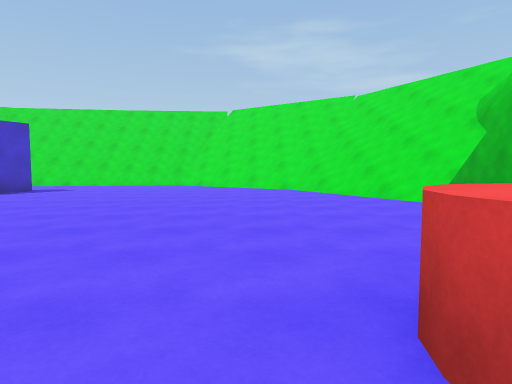
[1] (above)

24 first-person views from a walk through a Unity game level. The camera is 1.3 m above the floor, tilts 4° down and sees 75° across. The floor is counted in squares, 2 m on a side. Each view is taken from the middle of a square. On the plan, view 1 faces up. The plan holds only what a view shows up to about 10 squares ahead; the rest is blank. The place goes on beyond the plan. The player is left out.

[2]
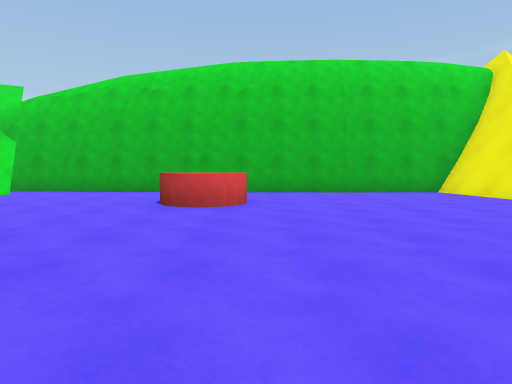

[3]
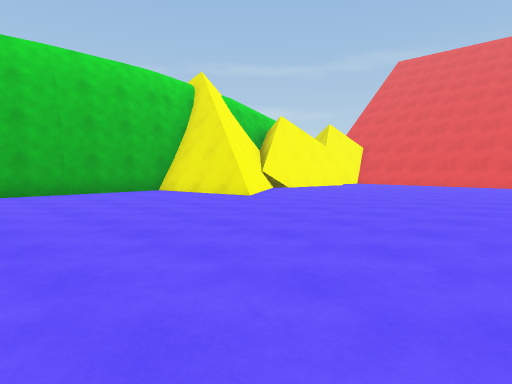

[4]
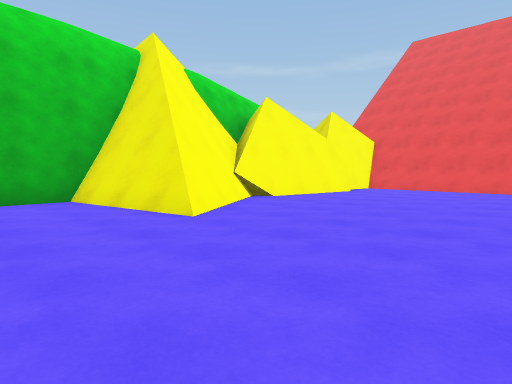

[5]
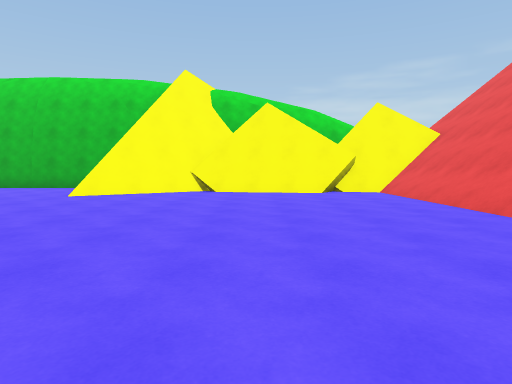

[6]
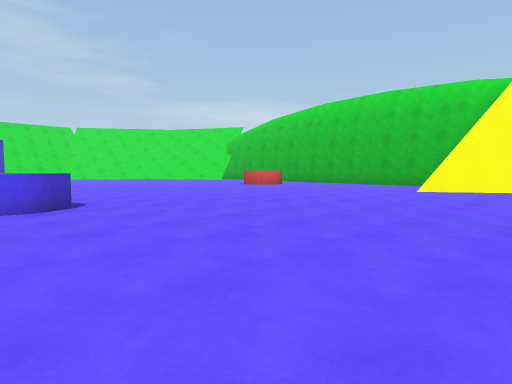

[7]
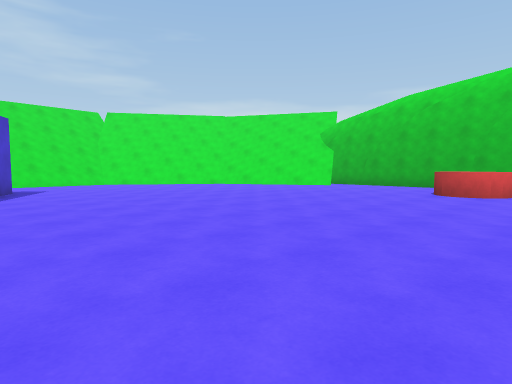

[8]
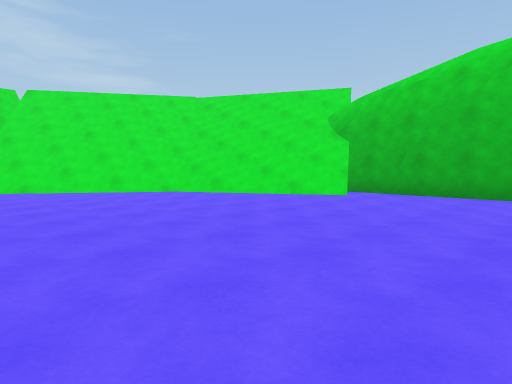

[9]
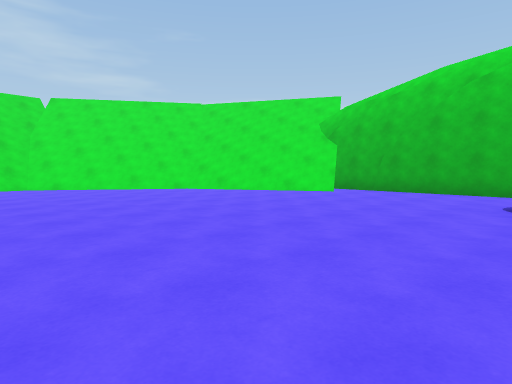

[10]
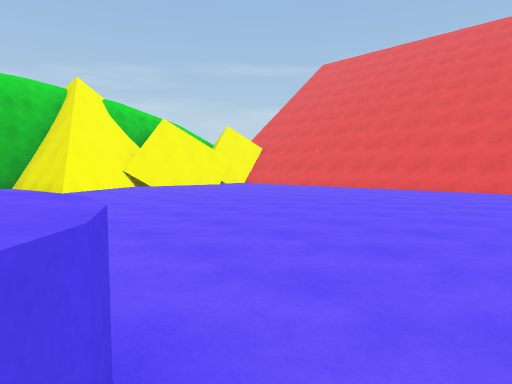

[11]
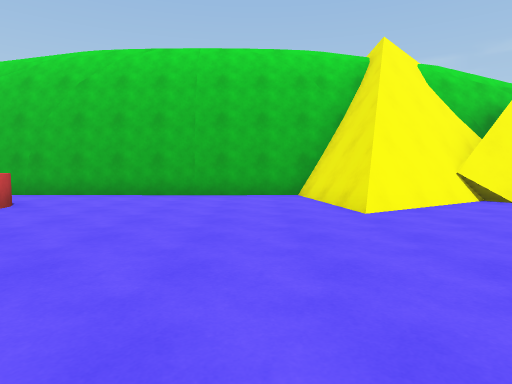

[12]
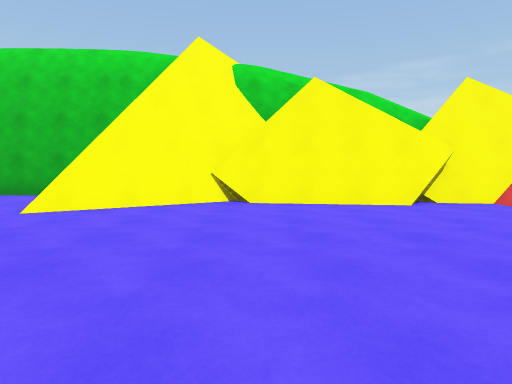

[13]
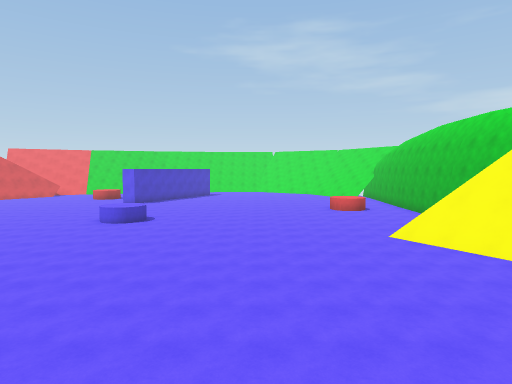

[14]
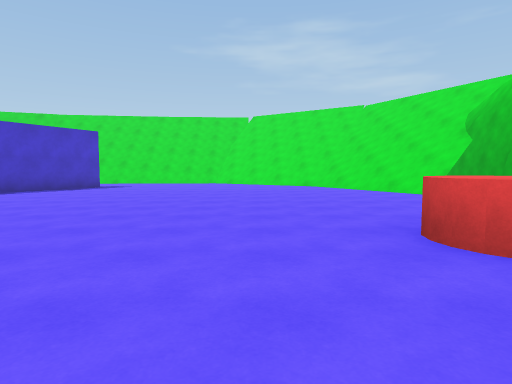

[15]
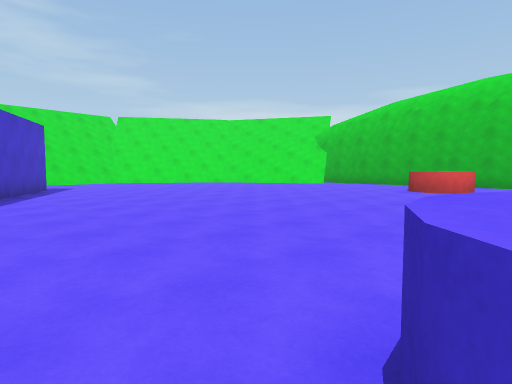

[16]
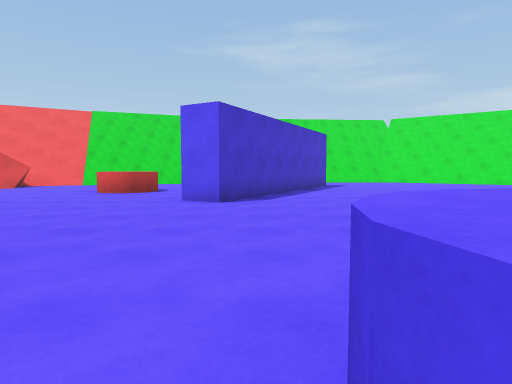

[17]
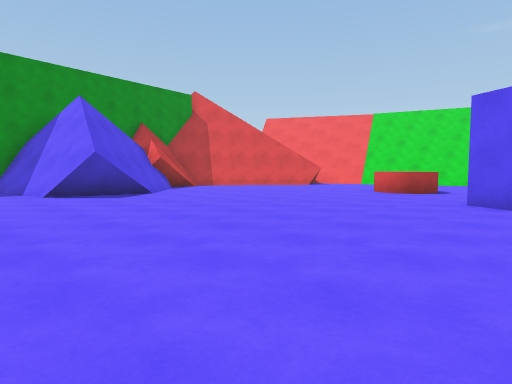

[18]
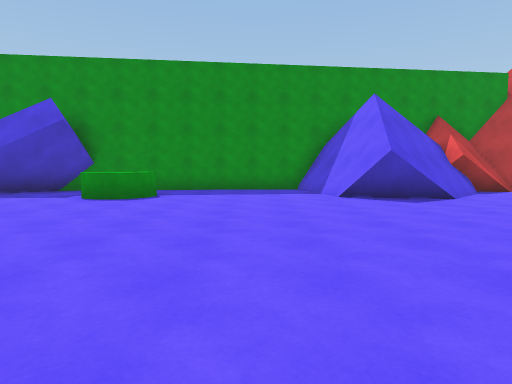

[19]
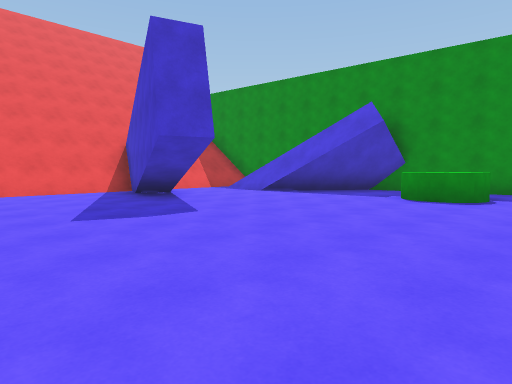

[20]
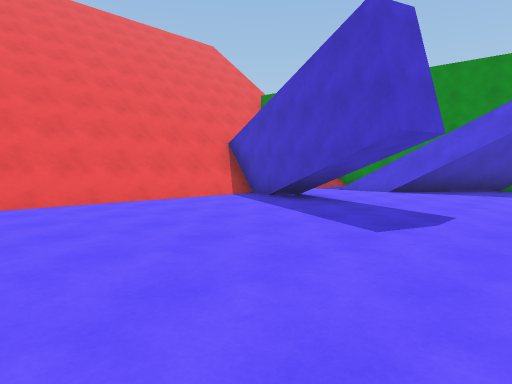

[21]
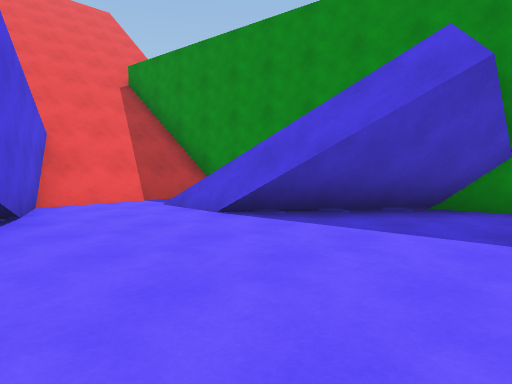

[22]
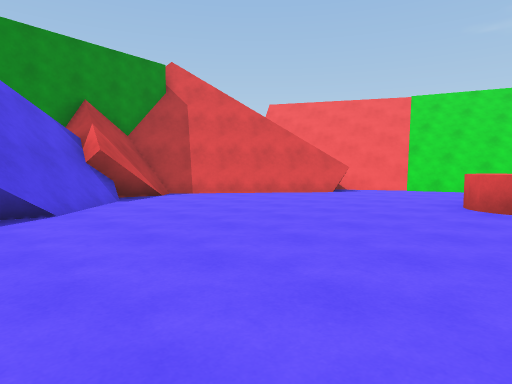

[23]
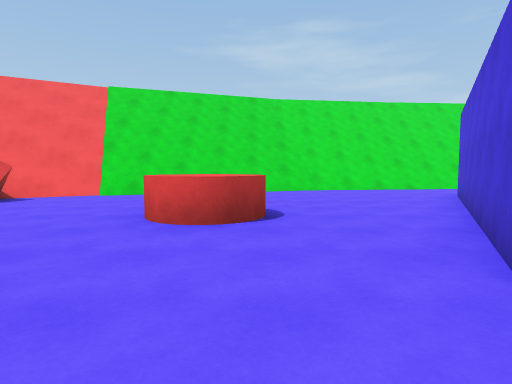

[24]
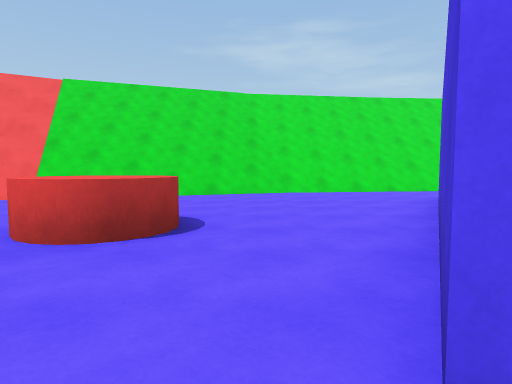

### Floor plan
Key: @ floor where view 1 was taken; # wall or solid block; . main floor; : floor 1.5 m higher than the main floor; + floor 1.75 m higher than the main floor; / step, stairs or slope; = window, fence, low wall or low ledge; ^ raised ledge.
Columns run from 21 left of view 1 to 5 right of it. Each row starts with its distance up from view 1.
 13            :////  //
 12         :///....  ..//
 11      ////......  ....//
 10     //................./
  9     #... ....##......../
  8    ##... ....#........../ #
  7   ##....^^..##........../+#
  6  ##.....^...#.............#
  5 ##.........##.............#
  4 ##.........#..............#
  3  ##.......................#
  2   ##......................#
  1    ##.................^^..#
  0    ##................@....#
 -1 ####......................#
 -2  ............^............#
 -3  ............^............#
 -4  .........................#
 -5 #........................##
 -6 #. ^^..................###
 -7 ## ^...................##
 -8  #......................#
 -9  ##.....................#
-10   ##...#................#
-11    ##..#...............##
-12     =./#...............##
-13  # ...//................###
-14  #//////////////   /////###
-15  ##////////// //  / ////##
-16   #/// //////        ////
-17   #///  /////          //
-18    ///   ///
-19     //    //

Positions as (right, up) in squares from view 1, and headings:
1: (0, 0), facing up
2: (-5, 0), facing right
3: (-5, 0), facing down-right
4: (-3, -3), facing down-right
5: (-7, -10), facing right
6: (-9, -9), facing up-right
7: (-8, -1), facing up-right
8: (-4, 2), facing up-right
9: (-5, 1), facing up-right
10: (-9, -3), facing down-right
11: (-4, -4), facing right
12: (-4, -9), facing right
13: (-3, -15), facing up
14: (-1, -2), facing up
15: (-9, -2), facing up-right
16: (-9, -3), facing up
17: (-9, -3), facing up-left
18: (-10, -3), facing left
19: (-10, -4), facing down-left
20: (-8, -7), facing down-left
21: (-14, -7), facing down-left
22: (-12, 0), facing up-left
23: (-12, 2), facing up
24: (-11, 3), facing up
